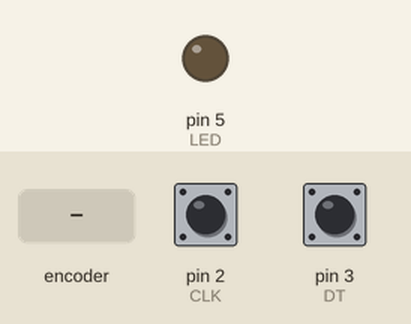
Recording of a sketch running on a simulated Arduino Uno, built with avr-gcc and run on an emulated ATmega328P. On the bench: output pins drawn as LEDs (lit = HIGH). The test bench sets the inputs (shaded band); at power-on: pin 2 (CLK) HIGH, pin 3 (DT) HIGH.

Above: at 1.2 s.
1.3 s: rotary encoder on pin 2 (CLK) / pin 3 (DT) turned 3 steps (first pin leading)
At 2.3 s:
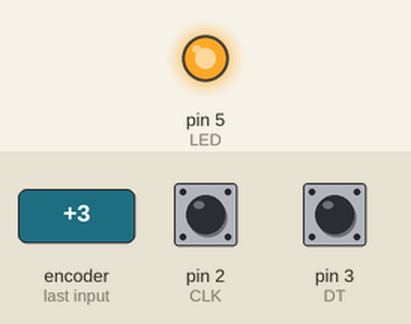
Timing chart, 0 to 4.3 s (numbered marks = the images above; inputs shaded):
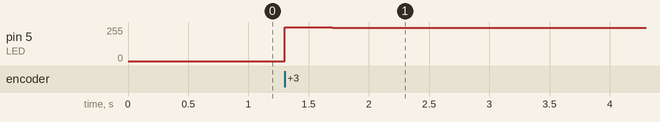

The sketch:

KY040.ino
```cpp
int CLK=2;
int DT=3;
int LED=5;

int anteriorCLK;
int valorCLK;
int valorDT;
int cont;

void setup(){
  pinMode(LED, OUTPUT);

  pinMode(CLK, INPUT);
  pinMode(DT, INPUT);
  digitalWrite(LED, LOW);
  anteriorCLK=digitalRead(CLK);
  cont=0;
}

void loop(){
  valorCLK=digitalRead(CLK);
  if(valorCLK!=anteriorCLK){
    valorDT=digitalRead(DT);
    if(valorDT==valorCLK){ //derecha
      cont++;
      if(cont>255){
        cont=0;
      }
    }else{ //izquierda
      cont--;
      if(cont<0){
        cont=255;
      }
    }
    analogWrite(LED,cont);
    anteriorCLK=valorCLK;
  }
}
```

Measured:
- after the input at 1.3 s, pin 5 (LED): 0/255 → 254/255 at once, → 252/255 0.20 s later, → 250/255 0.20 s later
